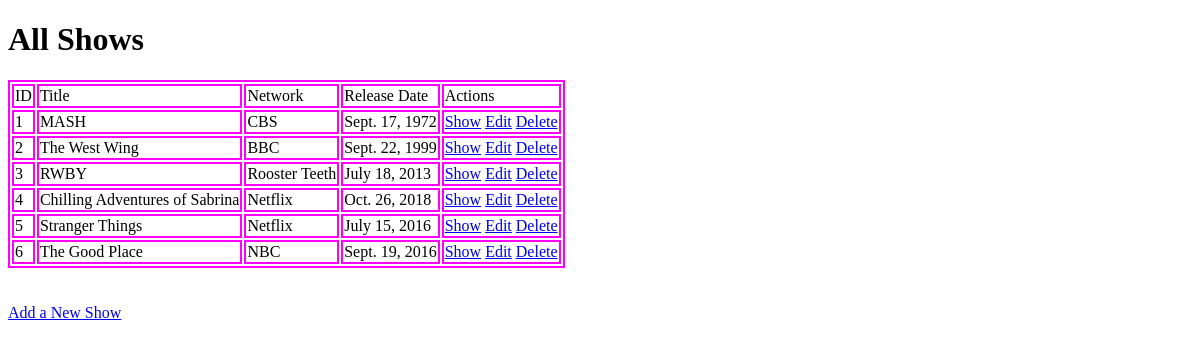
Before: /shows_list with the older database file.
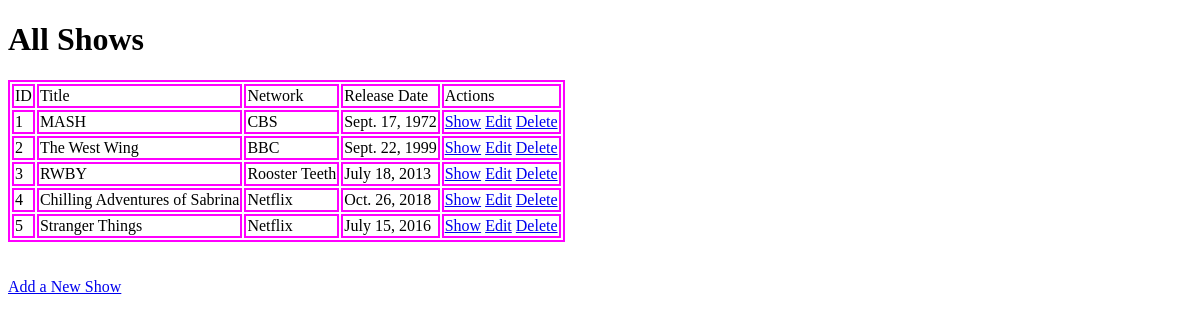
After: the same page with the newer database file.
### main_app/models.py (models this page shows, shortened)
class Shows(models.Model):
    title = models.CharField(max_length=100)
    network = models.CharField(max_length=25)
    release_date = models.DateField()
    desc = models.TextField()
    updated_at = models.DateTimeField(auto_now=True)
    created_at = models.DateTimeField(auto_now_add=True)
    objects = ShowsManager()

### main_app/views.py (the view)
# urls.py: path('shows_list', views.shows),
def shows(request):
    context = {"shows": Shows.objects.all()}
    return render(request, 'shows_list.html', context)

### main_app/templates/shows_list.html (shortened to what this page needs)
<!DOCTYPE html>
<html lang="en">
<head>
</head>
<body>
    <h1>All Shows</h1>
    <table>
        <tbody>
            <td>ID</td>
            <td>Title</td>
            <td>Network</td>
            <td>Release Date</td>
            <td>Actions</td>
            {% for show_names in shows %}
            <tr>
                <td>{{show_names.id}}</td>
                <td>{{show_names.title}}</td>
                <td>{{show_names.network}}</td>
                <td>{{show_names.release_date}}</td>
                <td><a href="/shows/{{show_names.id}}">Show</a> <a href="/shows/{{show_names.id}}/edit">Edit</a> <a
                        href="/shows/{{show_names.id}}/destroy">Delete</a>
                    </td>
            </tr>
            {% endfor %}
        </tbody>
    </table>
    <br>
    <br>
    <a href="/shows/new">Add a New Show</a>
</body>
</html>

Changed rows visible on the page:
removed Shows: id "6", title "The Good Place", network "NBC", release_date "Sept. 19, 2016"
